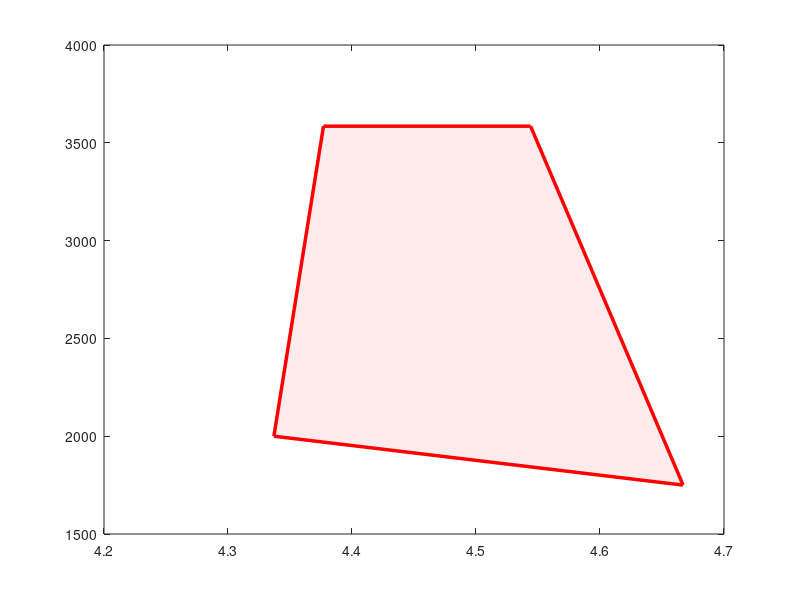

Source code (MATLAB): (Note: this script raises an error after producing the figure.)
% =========================================================================
% Elicopter EC145 / BK117 C-2 - Anvelopa de Centraj Longitudinal (Figura 21)
% Autor: Irinei David
% =========================================================================

clear; clc; close all;

%% 1. Geometrie de Referință și Limite Anvelopă (Punctele A, B, C, D)
rotor_axis = 4.50; % [m] Axa rotorului principal

% Coordonatele anvelopei folosite in tema de curs (D -> A -> B -> C -> D)
env_cg   = [4.337, 4.377, 4.544, 4.667, 4.337];
env_mass = [2000,  3585,  3585,  1750,  2000];

%% 2. Datele Punctelor de Verificare (Tabelele 12 - 17 & Figura 21)
% Nume, CG [m], Masa [kg], Marker, Culoare Marker
puncte = {
    '0P, Max F',    4.534, 2940, 'o', [0.00, 0.45, 0.74];  % Albastru
    '50%P, Max F',  4.474, 3260, 's', [0.85, 0.33, 0.10];  % Portocaliu
    'Max P, Max F', 4.434, 3585, 'd', [0.93, 0.69, 0.13];  % Galben / Aur
    '0P, 0F',       4.516, 2300, '^', [0.49, 0.18, 0.56];  % Mov
    '50%P, 0F',     4.441, 2620, 'v', [0.47, 0.67, 0.19];  % Verde
    'Max P, 0F',    4.386, 2940, 'p', [0.30, 0.75, 0.93];  % Bleu (Stea)
};

%% 3. Reprezentare Grafică (Figura 21 din Proiect)
figCG = figure('Color', 'w', 'Position', [100, 100, 950, 600]);

% A. Suprafața și conturul anvelopei
h_env = fill(env_cg, env_mass, [1.0, 0.92, 0.92], ...
             'EdgeColor', 'r', 'LineWidth', 2.5, ...
             'DisplayName', 'Anvelopa EC145');
hold on;

% B. Axa rotorului
h_rotor = xline(rotor_axis, '--k', 'LineWidth', 1.5, ...
                'DisplayName', 'Axa rotorului (4.50 m)');

% C. Plotarea fiecărui punct de verificare și a etichetelor
h_pts = gobjects(size(puncte, 1), 1);

for i = 1:size(puncte, 1)
    eticheta = puncte{i, 1};
    x_val    = puncte{i, 2};
    y_val    = puncte{i, 3};
    marker   = puncte{i, 4};
    culoare  = puncte{i, 5};
    
    % Plotare marker
    h_pts(i) = plot(x_val, y_val, marker, ...
                    'MarkerSize', 8, ...
                    'MarkerFaceColor', culoare, ...
                    'MarkerEdgeColor', 'k', ...
                    'DisplayName', eticheta);
    
    % Căsuță text informativă (Callout cu fundal alb)
    text_str = sprintf('%s\n(%.3f m, %.0f kg)', eticheta, x_val, y_val);
    
    % Poziționare inteligentă a etichetelor pentru a evita suprapunerea
    offset_x = 0.006;
    offset_y = 0;
    if strcmp(eticheta, 'Max P, Max F')
        offset_x = 0.005; offset_y = -30;
    elseif strcmp(eticheta, '0P, Max F')
        offset_x = 0.006; offset_y = -20;
    elseif strcmp(eticheta, '0P, 0F')
        offset_x = 0.006; offset_y = -20;
    end
    
    text(x_val + offset_x, y_val + offset_y, text_str, ...
         'FontSize', 8, ...
         'BackgroundColor', [1 1 1], ...
         'EdgeColor', [0.75 0.75 0.75], ...
         'Margin', 2);
end

%% 4. Formatare Axe și Legendă (Conform Figurii 21)
grid on;
box on;

xlabel('POZITIA CG [m]', 'FontWeight', 'normal');
ylabel('MASA TOTALA [kg]', 'FontWeight', 'normal');
title('ANVELOPA DE CENTRAJ LONGITUDINAL - EC145', 'FontWeight', 'bold');

xlim([4.3 4.7]);
ylim([1750 3650]);
set(gca, 'XTick', 4.3:0.05:4.7);
set(gca, 'YTick', 1800:200:3600);

% Legendă cu toate cele 8 elemente
legend([h_env, h_rotor, h_pts'], 'Location', 'northeastoutside');
% Save the original coursework loading-case diagram.
figDir = fullfile(fileparts(mfilename('fullpath')),'figures');
if ~exist(figDir,'dir'), mkdir(figDir); end
exportgraphics(figCG,fullfile(figDir,'cg_envelope.png'),'Resolution',200);
